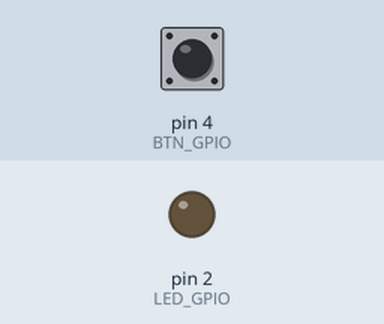
Simulated run of this sketch. Board: Arduino Uno, built with avr-gcc and run on an emulated ATmega328P. Shown: output pins drawn as LEDs (lit = HIGH). The inputs (shaded band) are chosen by the test bench; at power-on: pin 4 (BTN_GPIO) LOW.

Above: at 1.2 s.
1.3 s: pin 4 (BTN_GPIO) pulled HIGH for 0.15 s
At 1.37 s:
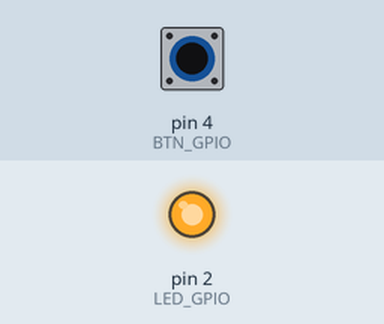
2.9 s: pin 4 (BTN_GPIO) pulled HIGH for 3.2 s
At 7.1 s:
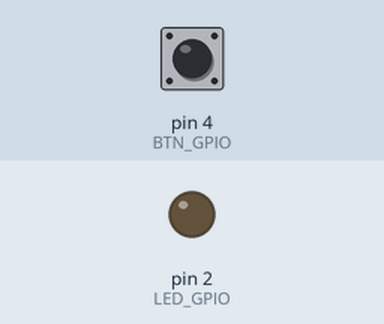
Timing chart, 0 to 8.6 s (numbered marks = the images above; inputs shaded):
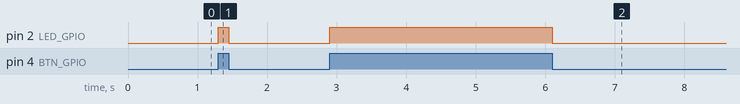

The sketch:

LED_Blinking_using_btn.ino
```cpp
#define LED_GPIO 2
#define BTN_GPIO 4

int BTN_State = 0; // Variable To Store Button State

void setup()
{
  pinMode(LED_GPIO, OUTPUT);
  pinMode(BTN_GPIO, INPUT);
}

void loop()
{
  // Read The Button State
  BTN_State = digitalRead(BTN_GPIO);
  // Assign The BTN State To The LED Pin
  digitalWrite(LED_GPIO, BTN_State);
}
```

Measured:
- after the input at 1.3 s, pin 2 (LED_GPIO): LOW → HIGH at once, → LOW 0.15 s later
- after the input at 2.9 s, pin 2 (LED_GPIO): LOW → HIGH at once, → LOW 3.2 s later
